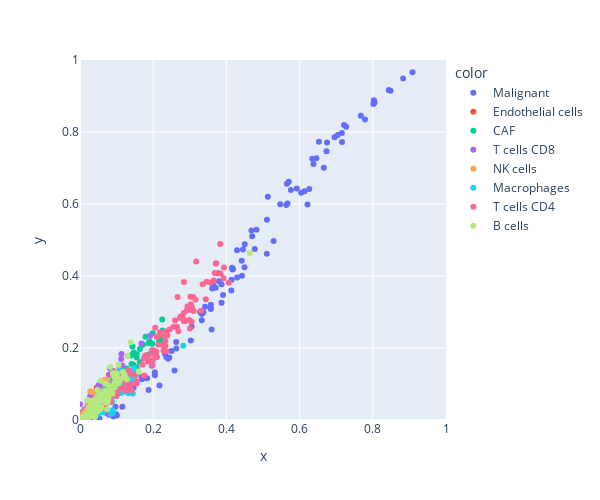

Notebook source saved alongside this figure:
### Markdown cell above
## docker vs web

### Code cell
fig = px.scatter(
    x=csx_fractions_derek.stack().values,
    y=csx_fractions.stack().values,
    color=csx_fractions.stack().reset_index()["level_1"]
)
fig.update_layout(
    width = 600,
    height = 500,
)
fig.update_xaxes(
    range=(0, 1)
)
fig.update_yaxes(
    range=(0, 1),
)
